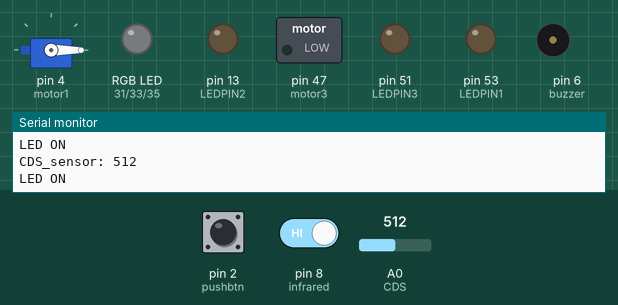
A sketch run on a simulated Arduino Mega 2560, built with avr-gcc and run on an emulated ATmega2560. Shown: servo, switched loads named in the sketch (green lamp = pin HIGH), an RGB LED mixed from three pins (HIGH = lit), output pins drawn as LEDs (lit = HIGH), buzzer (waves = sounding), the last lines printed to the serial monitor. The inputs (shaded band) are chosen by the test bench; at power-on: A0 (CDS) = 512, pin 2 (pushbtn) HIGH, pin 8 (infrared) HIGH. Pins used as bus, display or sensor lines are not drawn.

Above: at 1.2 s.
1.3 s: A0 (CDS) set to 211
3.2 s: A0 (CDS) set to 181
At 4.7 s:
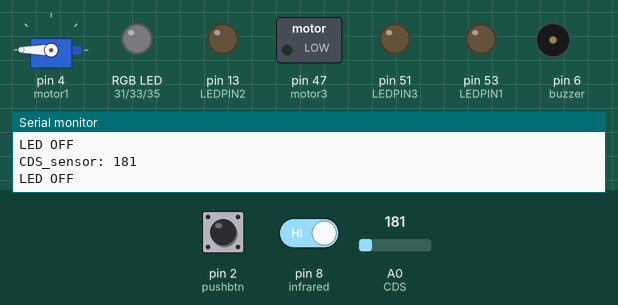
5.0 s: pin 2 (pushbtn) pulled LOW for 0.3 s
At 6.13 s:
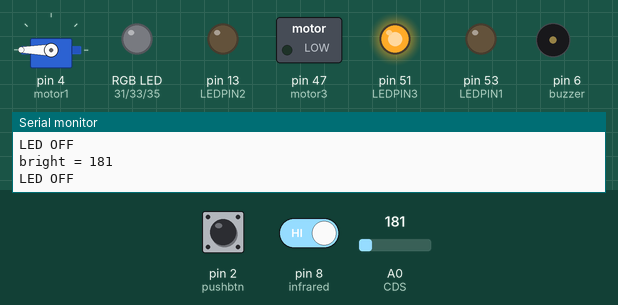
8.1 s: pin 8 (infrared) driven LOW
11.2 s: pin 2 (pushbtn) pulled LOW for 1 s
At 12.2 s:
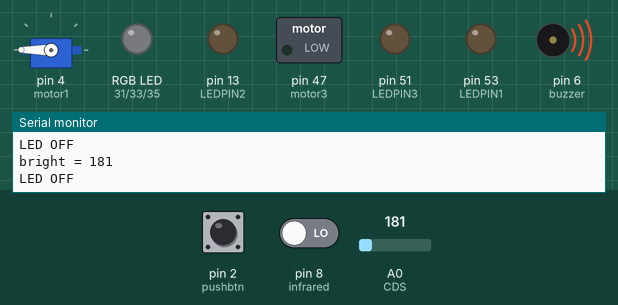
14.3 s: pin 2 (pushbtn) pulled LOW for 0.3 s
At 14.45 s:
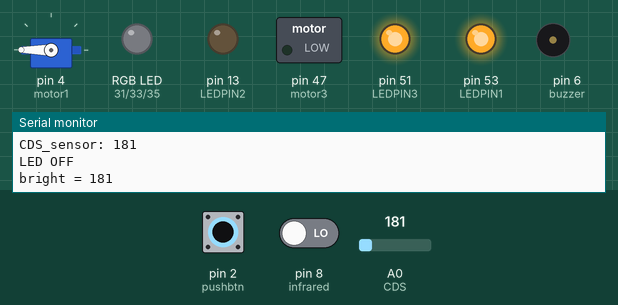
Timing chart, 0 to 18.4 s (numbered marks = the images above; inputs shaded):
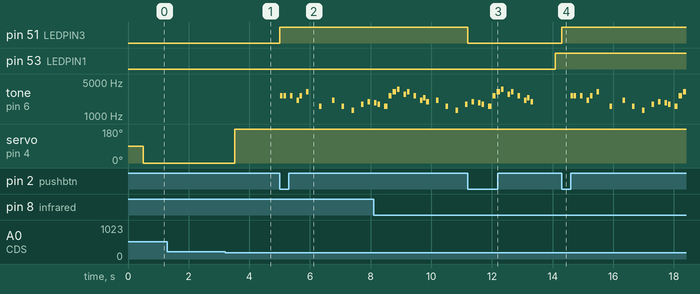

Measured:
- the behaviour switches between 200 and 199 on A0 (CDS) (found by bisection; images 0 and 1)
- after the input at 3.2 s, servo on pin 4 (motor1): 0° → 180° after 0.31 s
- after the input at 5.0 s, pin 51 (LEDPIN3): LOW → HIGH at once; tone on pin 6 (buzzer): plays 2637 Hz for 0.08 s, 2637 Hz for 0.08 s, 2637 Hz for 0.08 s, 2093 Hz for 0.08 s, 2637 Hz for 0.08 s, 3136 Hz for 0.08 s … (12 notes in this stretch), starting at once
- after the input at 11.2 s, pin 51 (LEDPIN3): HIGH → LOW at once
- after the input at 14.3 s, pin 51 (LEDPIN3): LOW → HIGH at once; tone on pin 6 (buzzer): plays 2637 Hz for 0.08 s, 2637 Hz for 0.08 s, 2637 Hz for 0.08 s, 2093 Hz for 0.08 s, 2637 Hz for 0.08 s, 3136 Hz for 0.08 s … (17 notes in this stretch), starting after 0.30 s

The sketch:

SmartHomeProject.ino
```cpp
#include <Servo.h>
#include "pitches.h"
#include <SoftwareSerial.h>

Servo myservo; // 서보모터 객체 생성

#define REDPIN  31//RGB LED 모듈의 빨간색핀을 13번핀으로 선언
#define GREENPIN 33 //RGB LED 모듈의 초록색핀을 12번핀으로 선언
#define BLUEPIN 35 //RGB LED 모듈의 파란색핀을 11번핀으로 선언


SoftwareSerial softSerial(10,11); // 시리얼 통신핀 설정, 이름을 BT로 설정, 10번핀을 RX, 11 3번핀을 뭐시기로 설정
int data = 0;


int CDS = A0; //조도센서 pin 지정
int LEDPIN1 = 53; // 현관문 불빛
int motor1 = 4;// 조도센서 창문용 서보모터
int infrared = 8; //적외선
int buzzer = 6; //화장실 음악부저
int pushbtn = 2; //화장실 버튼
int LEDPIN3 = 51; //화장실 불
int LEDPIN2 = 13; //안방 LED
int motor2 = 49; //주차장 문
int motor3 = 47; // 안방 창문
int cdspower = 7;


boolean ledstate = false;

byte r = 0; //앱에서 받아오는 빨간색 RGB 값을 저장하는 변수
byte g = 0; //앱에서 받아오는 초록색 RGB 값을 저장하는 변수
byte b = 0; //앱에서 받아오는 파란색 RGB 값을 저장하는 변수

int melody[] = {
  NOTE_E7, NOTE_E7, 0, NOTE_E7,
  0, NOTE_C7, NOTE_E7, 0,
  NOTE_G7, 0, 0, 0,
  NOTE_G6, 0, 0, 0,

  NOTE_C7, 0, 0, NOTE_G6,
  0, 0, NOTE_E6, 0,
  0, NOTE_A6, 0, NOTE_B6,
  0, NOTE_AS6, NOTE_A6, 0,

  NOTE_G6, NOTE_E7, NOTE_G7,
  NOTE_A7, 0, NOTE_F7, NOTE_G7,
  0, NOTE_E7, 0, NOTE_C7,
  NOTE_D7, NOTE_B6, 0, 0,

  NOTE_C7, 0, 0, NOTE_G6,
  0, 0, NOTE_E6, 0,
  0, NOTE_A6, 0, NOTE_B6,
  0, NOTE_AS6, NOTE_A6, 0,

  NOTE_G6, NOTE_E7, NOTE_G7,
  NOTE_A7, 0, NOTE_F7, NOTE_G7,
  0, NOTE_E7, 0, NOTE_C7,
  NOTE_D7, NOTE_B6, 0, 0

};

int songLength = sizeof(melody) / sizeof(melody[0]);

int durations[] = {
  12, 12, 12, 12,
  12, 12, 12, 12,
  12, 12, 12, 12,
  12, 12, 12, 12,

  12, 12, 12, 12,
  12, 12, 12, 12,
  12, 12, 12, 12,
  12, 12, 12, 12,

  9, 9, 9,
  12, 12, 12, 12,
  12, 12, 12, 12,
  12, 12, 12, 12,

  12, 12, 12, 12,
  12, 12, 12, 12,
  12, 12, 12, 12,
  12, 12, 12, 12,

  9, 9, 9,
  12, 12, 12, 12,
  12, 12, 12, 12,
  12, 12, 12, 12,
};


void setup() {

  Serial.begin(9600);
  pinMode(CDS, INPUT);
  pinMode(LEDPIN1, OUTPUT);
  pinMode(motor1, OUTPUT);
  pinMode(motor2, OUTPUT);
  pinMode(motor3, OUTPUT);
  myservo.attach(motor1);
  myservo.attach(motor2);
  myservo.attach(motor1);
  pinMode(infrared, INPUT);
  pinMode(cdspower, OUTPUT);
  pinMode(LEDPIN2, OUTPUT);
  pinMode(pushbtn, INPUT_PULLUP);
  pinMode(LEDPIN3, OUTPUT);
  attachInterrupt(0, swInterrupt, FALLING);
  digitalWrite(LEDPIN3, LOW);

  softSerial.begin(9600);

  pinMode(REDPIN, OUTPUT);
  pinMode(GREENPIN, OUTPUT);
  pinMode(BLUEPIN, OUTPUT);

}

void loop() {
if(softSerial.available() > 0){
      data = softSerial.read();

    if(data == 1) //거실 LED 켜짐
    { geosil(); }
    else if (data == 2) //거실 LED 꺼짐
    { geosil2(); }

    else if(data == 8) //조도센서 창문 자동
    {  digitalWrite(cdspower,HIGH);
       servojodo();
    }

    else if(data == 3) //조도센서 창문 열림.
    {  digitalWrite(cdspower,LOW);
       myservo.write(180);
       digitalWrite(motor1,HIGH);
    }

    else if(data == 4) //조도센서 창문 닫힘.
    {   digitalWrite(cdspower,LOW);
        myservo.write(-180);
        digitalWrite(motor1, LOW);
    }
    else if(data ==5) //차고 문 열림.
    {
      myservo.write(180);
      digitalWrite(motor2,HIGH);
    }
    else if(data == 6) //차고 문 닫힘.
    {
      myservo.write(180);
      digitalWrite(motor2,LOW);
    }

    else if(data == 7) //화장실 음악 재생.
    {
         toilet();

    }
//    else if(data == 8)
//    {
//
//    }

}
jodo();
servojodo();
door();
toilet();

}


//조도센서 led on
void jodo(){
  int CDS = analogRead(A0);
  Serial.print("CDS_sensor: ");
  Serial.println(CDS);

  if(CDS > 200) {

    Serial.println("LED ON");
  }

  else{

    Serial.println("LED OFF");
  }
  delay(200);

}

//조도센서를 활용창문
void servojodo(){
  int a = analogRead(A0);
  Serial.print("bright = ");
  Serial.print(a);
  Serial.print("\n");
  delay(300);


  if(a < 200)
  {
    myservo.write(180);
    digitalWrite(motor1,HIGH);
    Serial.println("LED OFF");
  }
  else{
    myservo.write(-180);
    digitalWrite(motor1, LOW);
    Serial.println("LED ON");
  }
}

//현관문 적외선 감지 센서
void door(){
  int state = digitalRead(infrared);

  if(state == 0){
    digitalWrite(LEDPIN1, HIGH); //현관문 불빛 on
    softSerial.print(1);
  }
  else{

    digitalWrite(LEDPIN1, LOW); //현관문 불빛 off
    softSerial.print(0);
  }
}

//화장실 패시브부저,버튼
void toilet(){
  if (ledstate == true) {
   for (int thisNote = 0; thisNote < songLength; thisNote++) {
            int duration = 1000 / durations[thisNote];
            tone(buzzer, melody[thisNote], duration);
            int pause = duration * 1.3;
            delay(pause);
        }
     }
     else  noTone(buzzer);
}

void swInterrupt(){
   delayMicroseconds(2000);
  if (digitalRead(pushbtn) != LOW) return ;

  if (ledstate == false) {
     digitalWrite(LEDPIN3, HIGH);
     ledstate = true;

    }
    else {
         digitalWrite(LEDPIN3, LOW);
         ledstate = false;
           }
}

void geosil(){


//    analogWrite(REDPIN, 255);
//    analogWrite(GREENPIN, 255);
//    analogWrite(BLUEPIN, 255);

    if(softSerial.available() > 0){
    r = softSerial.read();
    g = softSerial.read();
    b = softSerial.read();

   softSerial.flush();

    Serial.print("Red = ");
    Serial.println(r);
    Serial.print("Green = ");
    Serial.println(g);
    Serial.print("Blue = ");
    Serial.println(b);

    analogWrite(REDPIN, r);
    analogWrite(GREENPIN, g);
    analogWrite(BLUEPIN, b);
  }

}

void geosil2(){ //거실 불 끈거


    analogWrite(REDPIN,0);
    analogWrite(GREENPIN, 0);
    analogWrite(BLUEPIN, 0);
}
```

pitches.h
```cpp
/*************************************************
 * Public Constants
 *************************************************/

#define NOTE_B0  31
#define NOTE_C1  33
#define NOTE_CS1 35
#define NOTE_D1  37
#define NOTE_DS1 39
#define NOTE_E1  41
#define NOTE_F1  44
#define NOTE_FS1 46
#define NOTE_G1  49
#define NOTE_GS1 52
#define NOTE_A1  55
#define NOTE_AS1 58
#define NOTE_B1  62
#define NOTE_C2  65
#define NOTE_CS2 69
#define NOTE_D2  73
#define NOTE_DS2 78
#define NOTE_E2  82
#define NOTE_F2  87
#define NOTE_FS2 93
#define NOTE_G2  98
#define NOTE_GS2 104
#define NOTE_A2  110
#define NOTE_AS2 117
#define NOTE_B2  123
#define NOTE_C3  131
#define NOTE_CS3 139
#define NOTE_D3  147
#define NOTE_DS3 156
#define NOTE_E3  165
#define NOTE_F3  175
#define NOTE_FS3 185
#define NOTE_G3  196
#define NOTE_GS3 208
#define NOTE_A3  220
#define NOTE_AS3 233
#define NOTE_B3  247
#define NOTE_C4  262
#define NOTE_CS4 277
#define NOTE_D4  294
#define NOTE_DS4 311
#define NOTE_E4  330
#define NOTE_F4  349
#define NOTE_FS4 370
#define NOTE_G4  392
#define NOTE_GS4 415
#define NOTE_A4  440
#define NOTE_AS4 466
#define NOTE_B4  494
#define NOTE_C5  523
#define NOTE_CS5 554
#define NOTE_D5  587
#define NOTE_DS5 622
#define NOTE_E5  659
#define NOTE_F5  698
#define NOTE_FS5 740
#define NOTE_G5  784
#define NOTE_GS5 831
#define NOTE_A5  880
#define NOTE_AS5 932
#define NOTE_B5  988
#define NOTE_C6  1047
#define NOTE_CS6 1109
#define NOTE_D6  1175
#define NOTE_DS6 1245
#define NOTE_E6  1319
#define NOTE_F6  1397
#define NOTE_FS6 1480
#define NOTE_G6  1568
#define NOTE_GS6 1661
#define NOTE_A6  1760
#define NOTE_AS6 1865
#define NOTE_B6  1976
#define NOTE_C7  2093
#define NOTE_CS7 2217
#define NOTE_D7  2349
#define NOTE_DS7 2489
#define NOTE_E7  2637
#define NOTE_F7  2794
#define NOTE_FS7 2960
#define NOTE_G7  3136
#define NOTE_GS7 3322
#define NOTE_A7  3520
#define NOTE_AS7 3729
#define NOTE_B7  3951
#define NOTE_C8  4186
#define NOTE_CS8 4435
#define NOTE_D8  4699
#define NOTE_DS8 4978

#define REST 0
```
